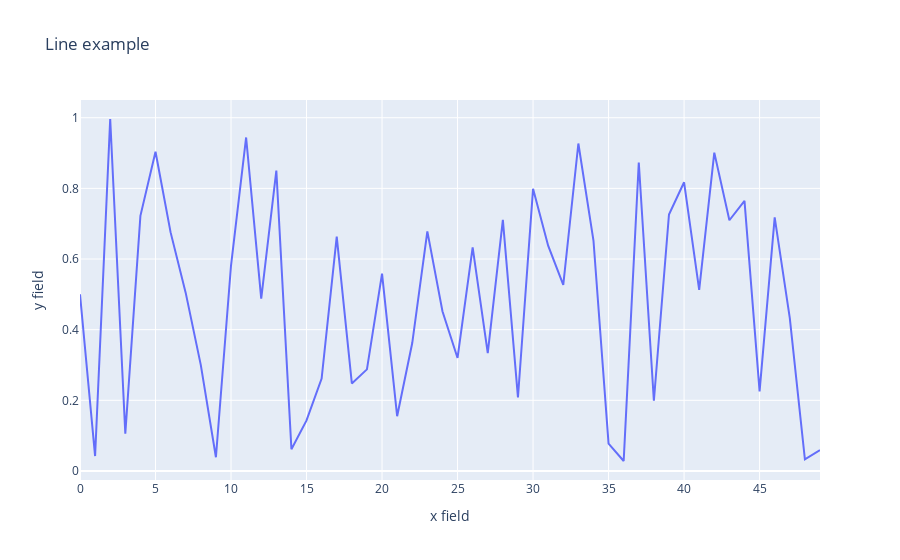

The cell this chart's notebook holds for it:
### Markdown cell above
#### Line Graph: A graph that shows changes in values over time or sequence using lines (선 그래프: 시간이나 순서에 따른 값의 변화를 선으로 나타내는 그래프)

### Code cell
# 선 그래프 : px.line() 함수를 이용하여 x축과 y축에 해당하는 데이터를 선으로 시각화
# Line chart: Visualize data as a line using px.line() with specified x and y axes

import plotly.express as px
import pandas as pd
import numpy as np

df = pd.DataFrame({
    "x field":np.arange(50),         # x축 데이터로 0부터 49까지 정수 생성
    "y field":np.random.rand(50)     # y축 데이터로 0~1 사이의 난수 50개 생성
})

fig = px.line(df, x="x field", y="y field", title="Line example")  # 선 그래프 생성
fig.show()  # 그래프 출력

### Figure 1 — Plotly figure (JSON) as saved in the notebook; plotly's stock layout.template omitted (floating-point values rounded to 4 significant figures)
{"data": [{"hovertemplate": "x field=%{x}<br>y field=%{y}<extra></extra>", "legendgroup": "", "line": {"color": "#636efa", "dash": "solid"}, "marker": {"symbol": "circle"}, "mode": "lines", "name": "", "orientation": "v", "showlegend": false, "type": "scatter", "x": [0, 1, 2, 3, 4, 5, 6, 7, 8, 9, 10, 11, 12, 13, 14, 15, 16, 17, 18, 19, 20, 21, 22, 23, 24, 25, 26, 27, 28, 29, 30, 31, 32, 33, 34, 35, 36, 37, 38, 39, 40, 41, 42, 43, 44, 45, 46, 47, 48, 49], "xaxis": "x", "y": [0.5002, 0.04214, 0.9964, 0.1056, 0.7221, 0.9037, 0.6753, 0.5041, 0.2998, 0.03876, 0.5815, 0.9441, 0.488, 0.8505, 0.06163, 0.1431, 0.2617, 0.6634, 0.2477, 0.2876, 0.5585, 0.1551, 0.3621, 0.6784, 0.452, 0.3199, 0.6332, 0.3336, 0.711, 0.2081, 0.7986, 0.6378, 0.527, 0.927, 0.6523, 0.07739, 0.02821, 0.8732, 0.1988, 0.726, 0.8173, 0.5129, 0.9012, 0.7098, 0.7646, 0.2254, 0.7177, 0.4329, 0.03297, 0.05896], "yaxis": "y"}], "layout": {"legend": {"tracegroupgap": 0}, "title": {"text": "Line example"}, "xaxis": {"anchor": "y", "domain": [0, 1], "title": {"text": "x field"}}, "yaxis": {"anchor": "x", "domain": [0, 1], "title": {"text": "y field"}}}}
